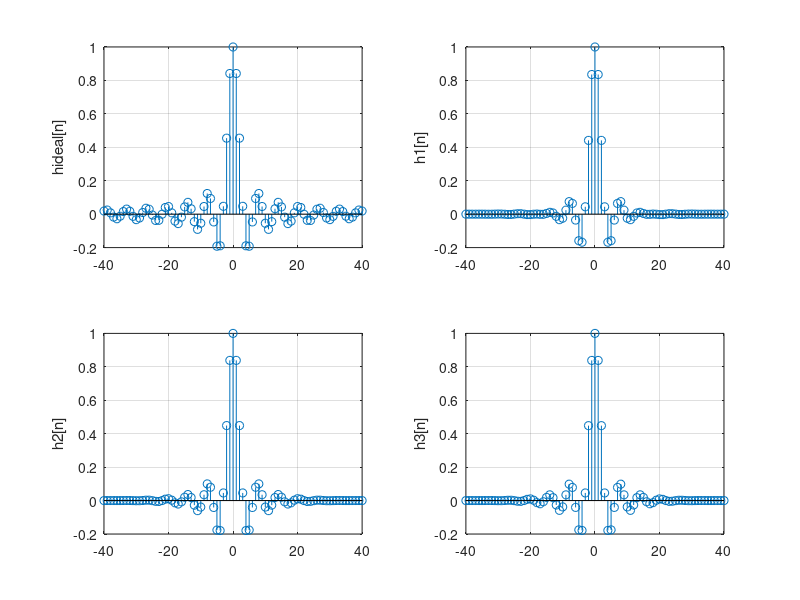
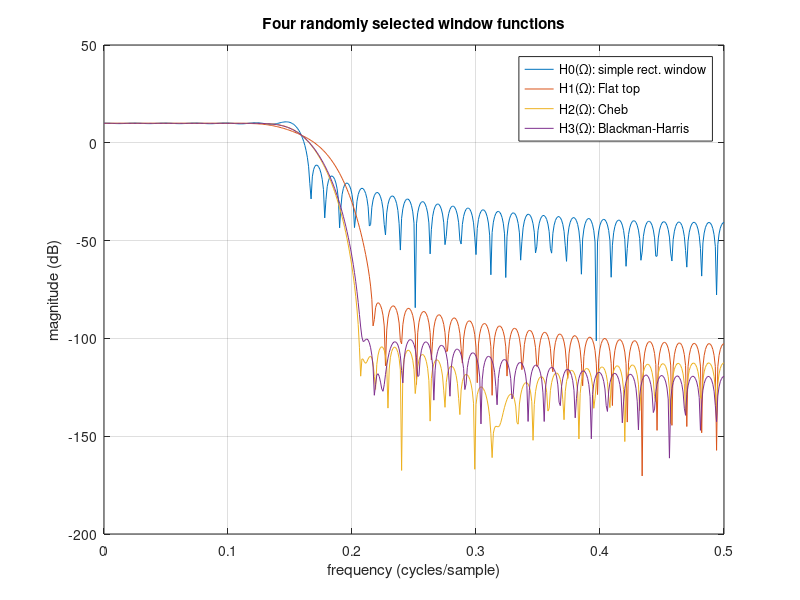

Here is the MATLAB script that generated these plots, in order:
%%NOTE: WE WILL BE USING THE HAMMING WINDOW. USE
% THE HAMMING WINDOW YOU FOOL
% THE HAMMING WINDOW IS YOUR FRIEND.


N = 40;
n = (-N:N)'; % Make this a column vector to make hideal
% a column vector because MATLAB's window
% functions produce a column vector.
hideal = sinc(n/pi); % This is your function to compute hideal.
% The equation for hideal was derived
% in the previous step.
% Remember that MATLAB and the textbook use
% different definitions of the function sinc(x).
L = 2*N + 1;
% Flat top 
w1 = flattopwin(L);
% Cheb
w2 = chebwin(L);
% Blackman-Harris
w3 = blackmanharris(L);
h0 = hideal; % a simple rectangular window
h1 = hideal .* w1;
h2 = hideal .* w2;
h3 = hideal .* w3;
F = 0:0.001:0.5; % frequency axis for frequency response plot.
E = exp(1i*2*pi*F); % see comments below
H0 = polyval(h0,E);
H1 = polyval(h1,E);
H2 = polyval(h2,E);
H3 = polyval(h3,E);
figure(1);
subplot(221); stem(n,h0); grid on; ylabel('hideal[n]');
subplot(222); stem(n,h1); grid on; ylabel('h1[n]');
subplot(223); stem(n,h2); grid on; ylabel('h2[n]');
subplot(224); stem(n,h3); grid on; ylabel('h3[n]');
figure(2);
plot(F,20*log10(abs(H0)),...
F,20*log10(abs(H1)),...
F,20*log10(abs(H2)),...
F,20*log10(abs(H3)));
grid on;
xlabel('frequency (cycles/sample)'); ylabel('magnitude (dB)');
legend('H0(\Omega): simple rect. window','H1(\Omega): Flat top ','H2(\Omega): Cheb','H3(\Omega): Blackman-Harris');
title("Four randomly selected window functions");